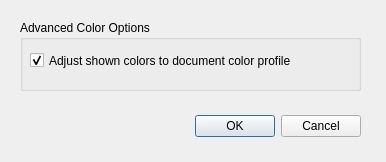
<?xml version="1.0" encoding="UTF-8"?>
<ui version="4.0">
 <class>ColorChooserAdvancedDialog</class>
 <widget class="QDialog" name="ColorChooserAdvancedDialog">
  <property name="geometry">
   <rect>
    <x>0</x>
    <y>0</y>
    <width>386</width>
    <height>162</height>
   </rect>
  </property>
  <property name="windowTitle">
   <string>Color Chooser: More Options</string>
  </property>
  <widget class="QDialogButtonBox" name="buttonBox">
   <property name="geometry">
    <rect>
     <x>20</x>
     <y>110</y>
     <width>341</width>
     <height>32</height>
    </rect>
   </property>
   <property name="orientation">
    <enum>Qt::Horizontal</enum>
   </property>
   <property name="standardButtons">
    <set>QDialogButtonBox::Cancel|QDialogButtonBox::Ok</set>
   </property>
  </widget>
  <widget class="QGroupBox" name="groupBox">
   <property name="geometry">
    <rect>
     <x>20</x>
     <y>20</y>
     <width>341</width>
     <height>71</height>
    </rect>
   </property>
   <property name="title">
    <string>Advanced Color Options</string>
   </property>
   <widget class="QCheckBox" name="checkBox">
    <property name="geometry">
     <rect>
      <x>10</x>
      <y>30</y>
      <width>311</width>
      <height>21</height>
     </rect>
    </property>
    <property name="text">
     <string>Adjust shown colors to document color profile</string>
    </property>
    <property name="checked">
     <bool>true</bool>
    </property>
   </widget>
  </widget>
 </widget>
 <resources/>
 <connections>
  <connection>
   <sender>buttonBox</sender>
   <signal>accepted()</signal>
   <receiver>ColorChooserAdvancedDialog</receiver>
   <slot>accept()</slot>
   <hints>
    <hint type="sourcelabel">
     <x>248</x>
     <y>254</y>
    </hint>
    <hint type="destinationlabel">
     <x>157</x>
     <y>274</y>
    </hint>
   </hints>
  </connection>
  <connection>
   <sender>buttonBox</sender>
   <signal>rejected()</signal>
   <receiver>ColorChooserAdvancedDialog</receiver>
   <slot>reject()</slot>
   <hints>
    <hint type="sourcelabel">
     <x>316</x>
     <y>260</y>
    </hint>
    <hint type="destinationlabel">
     <x>286</x>
     <y>274</y>
    </hint>
   </hints>
  </connection>
 </connections>
</ui>
